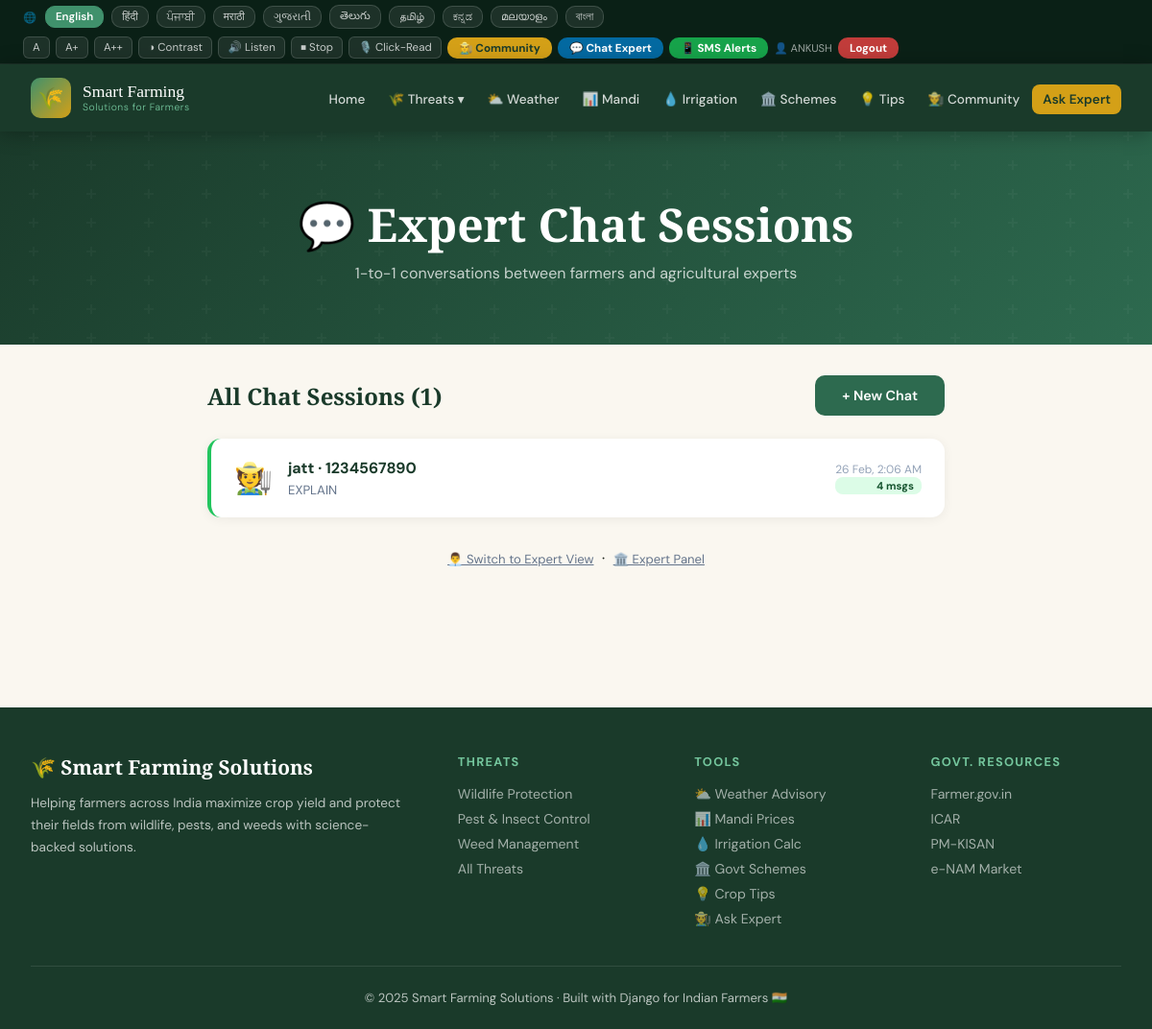
Page /chat/ (signed in) on the committed database.
### farming/models.py (models this page shows, shortened)
class ChatRoom(models.Model):
    farmer_name = models.CharField(max_length=200)
    farmer_phone = models.CharField(max_length=15, blank=True, default='')
    expert_name = models.CharField(max_length=200, default='Agricultural Expert')
    created_at = models.DateTimeField(auto_now_add=True)
    is_resolved = models.BooleanField(default=False)
    class Meta:
        ordering = ['-created_at']

class ChatMessage(models.Model):
    SENDER_CHOICES = [('farmer', 'Farmer'), ('expert', 'Expert')]
    room = models.ForeignKey(ChatRoom, on_delete=models.CASCADE, related_name='messages')
    sender = models.CharField(max_length=10, choices=SENDER_CHOICES)
    sender_name = models.CharField(max_length=200)
    message = models.TextField()
    created_at = models.DateTimeField(auto_now_add=True)
    class Meta:
        ordering = ['created_at']

### farming/views.py (the view)
# urls.py: path('chat/', views.chat_list, name='chat_list'),
@login_required
def chat_list(request):
    from .models import ChatRoom, ChatMessage
    rooms = ChatRoom.objects.all()
    for r in rooms:
        r.last_msg = r.messages.last()
        r.unread = r.messages.count()
    return render(request, 'farming/chat_list.html', {'rooms': rooms})

### farming/templates/farming/chat_list.html (shortened to what this page needs)
{% extends 'farming/base.html' %}
{% block content %}
<div class="page-header"><h1>💬 Expert Chat Sessions</h1><p>1-to-1 conversations between farmers and agricultural experts</p></div>
<div class="cl-wrap">
  <div class="cl-header">
    <h2>All Chat Sessions ({{ rooms|length }})</h2>
    <a href="{% url 'chat_new' %}" class="btn btn-primary">+ New Chat</a>
  </div>
  {% if rooms %}
    {% for room in rooms %}
    <a href="{% url 'chat_room' room.id %}{% if request.GET.expert %}?expert=1{% endif %}" class="chat-item {% if room.is_resolved %}resolved{% endif %}">
      <div class="ci-avatar">🧑‍🌾</div>
      <div style="flex:1;min-width:0;">
        <div class="ci-name">{{ room.farmer_name }}{% if room.farmer_phone %} · {{ room.farmer_phone }}{% endif %}</div>
        <div class="ci-preview">
          {% if room.last_msg %}{{ room.last_msg.message|truncatechars:80 }}{% else %}No messages yet{% endif %}
        </div>
      </div>
      <div class="ci-meta">
        <div class="ci-time">{{ room.created_at|date:"d M, g:i A" }}</div>
        <div class="ci-badge {% if room.is_resolved %}resolved-badge{% endif %}">
          {% if room.is_resolved %}✅ Resolved{% else %}{{ room.unread }} msgs{% endif %}
        </div>
      </div>
    </a>
    {% endfor %}
  {% else %}
  <div class="empty-state">
    <div style="font-size:4rem">💬</div>
    <p>No chat sessions yet. Farmers can start a chat from the community page.</p>
    <a href="{% url 'chat_new' %}" class="btn btn-primary" style="display:inline-block;margin-top:1rem;">Start First Chat</a>
  </div>
  {% endif %}
  <div style="text-align:center;margin-top:2rem;">
    <a href="{% url 'chat_list' %}?expert=1" style="color:#64748b;font-size:.82rem;">👨‍💼 Switch to Expert View</a>
    &nbsp;·&nbsp;
    <a href="{% url 'expert_panel' %}" style="color:#64748b;font-size:.82rem;">🏛️ Expert Panel</a>
  </div>
</div>
{% endblock %}

### farming/templates/farming/base.html (shortened to what this page needs)
<!DOCTYPE html>
<html lang="en">
<head>
    {% load static %}
</head>
<body>
<div id="translateBar">
    <div class="lang-row" style="display:flex;align-items:center;gap:0.5rem;flex-wrap:wrap;">
        <span style="color:rgba(255,255,255,0.5);font-size:0.7rem;font-weight:700;text-transform:uppercase;letter-spacing:0.08em;">🌐</span>
        <button onclick="translateTo('en')" class="lang-btn active" data-lang="en">English</button>
        <button onclick="translateTo('hi')" class="lang-btn" data-lang="hi">हिंदी</button>
        <button onclick="translateTo('pa')" class="lang-btn" data-lang="pa">ਪੰਜਾਬੀ</button>
        <button onclick="translateTo('mr')" class="lang-btn" data-lang="mr">मराठी</button>
        <button onclick="translateTo('gu')" class="lang-btn" data-lang="gu">ગુજરાતી</button>
        <button onclick="translateTo('te')" class="lang-btn" data-lang="te">తెలుగు</button>
        <button onclick="translateTo('ta')" class="lang-btn" data-lang="ta">தமிழ்</button>
        <button onclick="translateTo('kn')" class="lang-btn" data-lang="kn">ಕನ್ನಡ</button>
        <button onclick="translateTo('ml')" class="lang-btn" data-lang="ml">മലയാളം</button>
        <button onclick="translateTo('bn')" class="lang-btn" data-lang="bn">বাংলা</button>
    </div>
    <div style="display:flex;align-items:center;gap:0.4rem;flex-wrap:wrap;">
        <button onclick="changeTextSize('normal')" class="acc-btn" title="Normal text">A</button>
        <button onclick="changeTextSize('large')" class="acc-btn" title="Large text">A+</button>
        <button onclick="changeTextSize('xlarge')" class="acc-btn" title="Extra large text">A++</button>
        <button onclick="toggleHighContrast()" class="acc-btn">◑ Contrast</button>
        <button onclick="speakPage()" class="acc-btn">🔊 Listen</button>
        <button onclick="stopSpeaking()" class="acc-btn">⏹ Stop</button>
        <button onclick="toggleVoice()" id="voiceBtn" class="acc-btn">🎙️ Click-Read</button>
        <a href="{% url 'community' %}" style="background:#d4a017;color:#1a3a2a;padding:3px 12px;border-radius:10px;font-size:0.73rem;font-weight:700;text-decoration:none;white-space:nowrap;">👨‍🌾 Community</a>
        <a href="{% url 'chat_new' %}" style="background:#0369a1;color:white;padding:3px 12px;border-radius:10px;font-size:0.73rem;font-weight:700;text-decoration:none;white-space:nowrap;">💬 Chat Expert</a>
        <a href="{% url 'farmer_register' %}" style="background:#16a34a;color:white;padding:3px 12px;border-radius:10px;font-size:0.73rem;font-weight:700;text-decoration:none;white-space:nowrap;">📱 SMS Alerts</a>
        {% if user.is_authenticated %}
        <span style="color:rgba(255,255,255,.6);font-size:.7rem;">👤 {{ user.first_name|default:user.username }}</span>
        <a href="{% url 'logout' %}" style="background:rgba(239,68,68,.8);color:white;padding:3px 12px;border-radius:10px;font-size:0.73rem;font-weight:700;text-decoration:none;white-space:nowrap;">Logout</a>
        {% endif %}
    </div>
</div>
<nav>
    <div class="nav-inner">
        <a href="{% url 'home' %}" class="logo">
            <div class="logo-icon">🌾</div>
            <div class="logo-text">
                Smart Farming
                <span>Solutions for Farmers</span>
            </div>
        </a>
        <ul class="nav-links" id="navLinks">
            <li><a href="{% url 'home' %}">Home</a></li>
            <li class="nav-dropdown">
                <a href="{% url 'threat_list' %}">🌾 Threats ▾</a>
            </li>
            <li><a href="{% url 'weather' %}">⛅ Weather</a></li>
            <li><a href="{% url 'market_prices' %}">📊 Mandi</a></li>
            <li><a href="{% url 'irrigation' %}">💧 Irrigation</a></li>
            <li><a href="{% url 'govt_schemes' %}">🏛️ Schemes</a></li>
            <li><a href="{% url 'crop_tips' %}">💡 Tips</a></li>
            <li><a href="{% url 'community' %}">👨‍🌾 Community</a></li>
            <li><a href="{% url 'ask_expert' %}" class="nav-cta">Ask Expert</a></li>
        </ul>
    </div>
</nav>
<main>
    {% block content %}{% endblock %}
</main>
<footer>
    <div class="footer-inner">
        <div class="footer-grid">
            <div class="footer-brand">
                <h3>🌾 Smart Farming Solutions</h3>
                <p>Helping farmers across India maximize crop yield and protect their fields from wildlife, pests, and weeds with science-backed solutions.</p>
            </div>
            <div class="footer-col">
                <h4>Threats</h4>
                <a href="{% url 'wildlife' %}">Wildlife Protection</a>
                <a href="{% url 'pests' %}">Pest & Insect Control</a>
                <a href="{% url 'weeds' %}">Weed Management</a>
                <a href="{% url 'threat_list' %}">All Threats</a>
            </div>
            <div class="footer-col">
                <h4>Tools</h4>
                <a href="{% url 'weather' %}">⛅ Weather Advisory</a>
                <a href="{% url 'market_prices' %}">📊 Mandi Prices</a>
                <a href="{% url 'irrigation' %}">💧 Irrigation Calc</a>
                <a href="{% url 'govt_schemes' %}">🏛️ Govt Schemes</a>
                <a href="{% url 'crop_tips' %}">💡 Crop Tips</a>
                <a href="{% url 'ask_expert' %}">🧑‍🌾 Ask Expert</a>
            </div>
            <div class="footer-col">
                <h4>Govt. Resources</h4>
                <a href="https://farmer.gov.in" target="_blank">Farmer.gov.in</a>
                <a href="https://icar.org.in" target="_blank">ICAR</a>
                <a href="https://pmkisan.gov.in" target="_blank">PM-KISAN</a>
                <a href="https://enam.gov.in" target="_blank">e-NAM Market</a>
            </div>
        </div>
        <div class="footer-bottom">
            <p>© 2025 Smart Farming Solutions · Built with Django for Indian Farmers 🇮🇳</p>
        </div>
    </div>
</footer>
</body>
</html>

### farming/templates/farming/base.html (style rules this page uses)
:root { --green-deep: #1a3a2a; --green-mid: #2d6a4f; --green-bright: #40916c; --green-light: #74c69d; --gold: #d4a017; --gold-light: #f4c842; --cream: #faf7f0; --white: #ffffff; --text-dark: #1a2018; --shadow: 0 8px 32px rgba(26,58,42,0.15); --shadow-lg: 0 20px 60px rgba(26,58,42,0.2); --wildlife: #c44b4b; --pest: #c47a1a; --weed: #3a7a3a; }
* { margin: 0; padding: 0; box-sizing: border-box; }
body { font-family: 'DM Sans', sans-serif; background: var(--cream); color: var(--text-dark); min-height: 100vh; }
#translateBar { background: #0a2016; padding: 5px 1.5rem; display: flex; align-items: center; justify-content: space-between; flex-wrap: wrap; gap: 0.5rem; border-bottom: 1px solid rgba(255,255,255,0.08); }
.lang-btn { background: rgba(255,255,255,0.08); border: 1px solid rgba(255,255,255,0.15); color: rgba(255,255,255,0.75); padding: 3px 10px; border-radius: 10px; font-size: 0.72rem; cursor: pointer; font-family: 'DM Sans', sans-serif; transition: all 0.2s; }
.lang-btn.active { background: #40916c; border-color: #40916c; color: white; font-weight: 600; }
.acc-btn { background: rgba(255,255,255,0.08); border: 1px solid rgba(255,255,255,0.15); color: rgba(255,255,255,0.75); padding: 3px 9px; border-radius: 6px; font-size: 0.72rem; cursor: pointer; font-family: 'DM Sans', sans-serif; transition: all 0.2s; white-space: nowrap; }
nav { background: var(--green-deep); padding: 0 2rem; position: sticky; top: 0; z-index: 1000; box-shadow: 0 2px 20px rgba(0,0,0,0.3); }
.nav-inner { max-width: 1300px; margin: 0 auto; display: flex; align-items: center; justify-content: space-between; height: 70px; }
.logo { display: flex; align-items: center; gap: 12px; text-decoration: none; }
.logo-icon { width: 42px; height: 42px; background: linear-gradient(135deg, var(--green-bright), var(--gold)); border-radius: 10px; display: flex; align-items: center; justify-content: center; font-size: 22px; }
.logo-text { font-family: 'Playfair Display', serif; color: white; font-size: 1.1rem; line-height: 1.2; }
.logo-text span { display: block; font-size: 0.65rem; font-family: 'DM Sans', sans-serif; color: var(--green-light); font-weight: 300; letter-spacing: 0.05em; }
.nav-links { display: flex; align-items: center; gap: 2px; list-style: none; }
.nav-links a { color: rgba(255,255,255,0.8); text-decoration: none; padding: 7px 11px; border-radius: 8px; font-size: 0.85rem; font-weight: 500; transition: all 0.2s; white-space: nowrap; }
.nav-cta { background: var(--gold) !important; color: var(--green-deep) !important; font-weight: 600 !important; }
.nav-dropdown { position: relative; }
main { min-height: calc(100vh - 200px); }
footer { background: var(--green-deep); color: rgba(255,255,255,0.7); padding: 3rem 2rem 1.5rem; }
.footer-inner { max-width: 1300px; margin: 0 auto; }
.footer-grid { display: grid; grid-template-columns: 2fr 1fr 1fr 1fr; gap: 3rem; margin-bottom: 2rem; }
.footer-brand h3 { font-family: 'Playfair Display', serif; color: white; font-size: 1.3rem; margin-bottom: 0.75rem; }
.footer-brand p { font-size: 0.85rem; line-height: 1.7; }
.footer-col h4 { color: var(--green-light); font-size: 0.8rem; text-transform: uppercase; letter-spacing: 0.1em; margin-bottom: 1rem; }
.footer-col a { display: block; color: rgba(255,255,255,0.6); text-decoration: none; font-size: 0.88rem; margin-bottom: 0.5rem; transition: color 0.2s; }
.footer-bottom { border-top: 1px solid rgba(255,255,255,0.1); padding-top: 1.5rem; text-align: center; font-size: 0.82rem; }
.page-header { background: linear-gradient(135deg, var(--green-deep) 0%, var(--green-mid) 100%); padding: 4rem 2rem; text-align: center; position: relative; overflow: hidden; }
.page-header::before { content: ''; position: absolute; inset: 0; }
.page-header h1 { font-family: 'Playfair Display', serif; color: white; font-size: clamp(1.8rem,4vw,3rem); position: relative; margin-bottom: 0.5rem; }
.page-header p { color: rgba(255,255,255,0.75); font-size: 1rem; position: relative; }
.btn { display: inline-block; padding: 12px 28px; border-radius: 10px; font-weight: 600; text-decoration: none; font-size: 0.9rem; transition: all 0.2s; cursor: pointer; border: none; font-family: 'DM Sans', sans-serif; }
.btn-primary { background: var(--green-mid); color: white; }

### rows in the picture
ChatRoom: farmer_name "jatt", farmer_phone "1234567890", last_msg.message "EXPLAIN", created_at "26 Feb, 2:06 AM", unread "4"

### other values in the picture
{{ user.first_name|default:user.username }} "ANKUSH"
{{ rooms|length }} "1"
